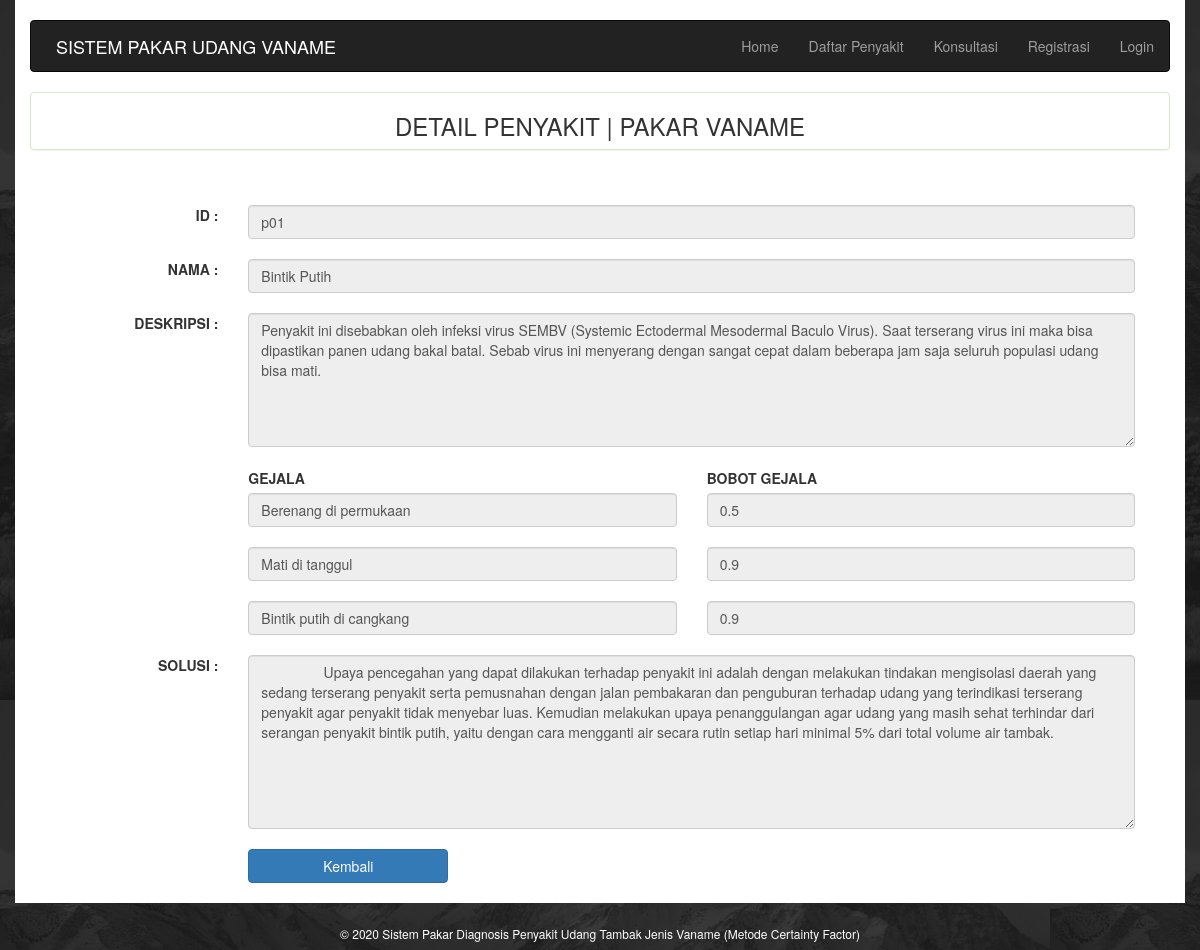
/m_detailpenyakit.php?id=p01, run on the app's committed database.
### tables this page shows
CREATE TABLE `daftar_penyakit` (
  `kode_penyakit` varchar(10) NOT NULL,
  `nama_penyakit` varchar(30) NOT NULL,
  `deskripsi` varchar(400) NOT NULL,
  `solusi` text NOT NULL
);

CREATE TABLE `gejalapenyakit` (
  `id` int(11) NOT NULL,
  `kode_penyakit` varchar(10) NOT NULL,
  `kode_gejala` varchar(10) NOT NULL
);

CREATE TABLE `daftar_gejala` (
  `kode_gejala` varchar(10) NOT NULL,
  `nama_gejala` varchar(50) NOT NULL,
  `mb` float NOT NULL,
  `md` float NOT NULL
);

### m_detailpenyakit.php (the view, shortened to what this page needs)
<?php
include "function.php";
?>
<!DOCTYPE html>
<html lang="en">
<head>
  <link rel="stylesheet" href="css.css">
  <link rel="stylesheet" href="https://maxcdn.bootstrapcdn.com/bootstrap/3.3.7/css/bootstrap.min.css">
</head>
<body background="assets/bg.png">
  <div class="container"><br>
      <div class="navbar navbar-inverse">
       <?php  include 'menu.php'; ?>
      </div>
      <div class="panel panel-success text-center">
       <h3>DETAIL PENYAKIT | PAKAR VANAME </h3>
      </div>
      <div class="badan">
        <form method="post">
          <div class="form-group">
            <label class="control-label col-sm-2"style="text-align: right">
              ID :
            </label>
            <div class="col-sm-10">
              <?php
              $tampil = "SELECT * FROM daftar_penyakit where kode_penyakit = '".$_GET['id']."'  ";
              $sql = mysqli_query($conn, $tampil);
              while ($data = mysqli_fetch_array($sql)) {
                echo"<input type='text' class='form-control' id='kode_penyakit' name='kode_penyakit' readonly value='".$data['kode_penyakit']."'> <br>";
              }
              ?>
            </div>
          </div>
          <div class="form-group">
            <label class="control-label col-sm-2"style="text-align: right">
              NAMA :
            </label>
            <div class="col-sm-10">
              <?php
              $tampil = "SELECT * FROM daftar_penyakit where kode_penyakit = '".$_GET['id']."'  ";
              $sql = mysqli_query($conn, $tampil);
              while ($data = mysqli_fetch_array($sql)) {
                echo"<input type='text' class='form-control' id='nama_penyakit' name='nama_penyakit' readonly value='".$data['nama_penyakit']."'> <br>";
              }
              ?>
            </div>
          </div>
          <div class="form-group" method="POST">
            <label class="control-label col-sm-2"style="text-align: right">
              DESKRIPSI :
            </label>
            <div class="col-sm-10">
              <?php
              $tampil="SELECT * FROM daftar_penyakit where kode_penyakit='".$_GET['id']."'";
              $sql=mysqli_query($conn, $tampil);
              while ($data=mysqli_fetch_array($sql)) {
                echo "<textarea rows='6' class='form-control' readonly id='deskripsi'>".$data['deskripsi']."
                  </textarea><br>";
              }
              ?>
            </div>
          </div>
          <div class="col-sm-2"></div>
          <div class="col-sm-5"></div>
          <div class="col-sm-5">
          </div>
          <div class="form-group">
            <label class="control-label col-sm-2" style="text-align: right">
            </label>
                <div>
                  <div class="col-sm-5">
                    <label for="">GEJALA</label>
                    <?php
                    $tampil = "SELECT * from gejalapenyakit join daftar_gejala on gejalapenyakit.kode_gejala = daftar_gejala.kode_gejala WHERE kode_penyakit = '".$_GET['id']."' ";
                    $sql = mysqli_query($conn, $tampil);
                    while ($data=mysqli_fetch_array($sql)) {
                      echo "<input type='text' class='form-control' readonly id='gejala' value='".$data['nama_gejala']."'> <br>";
                    }
                    ?>
                  </div>
                  <div class="col-sm-5">
                    <label for="">BOBOT GEJALA</label>
                    <?php
                    $tampil = "SELECT * from gejalapenyakit join daftar_gejala on gejalapenyakit.kode_gejala = daftar_gejala.kode_gejala WHERE kode_penyakit = '".$_GET['id']."' ";
                    $sql = mysqli_query($conn, $tampil);
                    while ($data=mysqli_fetch_array($sql)) {
                      echo "<input type='text' class='form-control' id='bobot_gejala' readonly value='".$data['mb']."'> <br>";
                    }
                    ?>
                  </div>
                </div>
          </div>
          <div class="form-group">
            <label class="control-label col-sm-2" style="text-align: right">
              SOLUSI :
            </label>
            <div class="col-sm-10">
              <?php
              $tampil="SELECT * FROM daftar_penyakit where kode_penyakit='".$_GET['id']."'";
              $sql=mysqli_query($conn, $tampil);
              while ($data=mysqli_fetch_array($sql)) {
                echo "<textarea rows='8' class='form-control' readonly id='solusi'>
                ".$data['solusi']."
                  </textarea><br>";
              }
              ?>
            </div>
          </div>
          <div class="form-group">
            <div class="col-sm-2"></div>
            <div class="col-sm-10">
              <a href="m_daftarpenyakit.php">
                <button class="btn button btn-primary" type="button"style="width: 200px">
                Kembali
                </button>
               </a>
               <br><br>
            </div>
          </div>
        </form>
      </div>
 <br>
 </div>
    <?php  include 'footer.php'; ?>
</body>
</html>

### css.css (style rules this page uses)
.badan { min-height: 450px; border-width: 0px; border-style: solid; border-color: #d6e9c6; padding: 20px; padding-bottom: 20px; }
.container { background: white; background-color: white; }
.navbar-inverse { background-color: #2243; border-color: #080808; }
button, html input[type="button"], input[type="reset"], input[type="submit"] { -webkit-appearance: button; cursor: pointer; }

### data on the page
daftar_penyakit: kode_penyakit "p01", nama_penyakit "Bintik Putih", deskripsi "Penyakit ini disebabkan oleh infeksi virus SEMBV (Systemic Ectodermal Mesodermal Baculo Virus). Saat terserang virus ini maka bisa dipastikan panen udang bakal batal. Sebab virus ini menyerang dengan sangat cepat dalam beberapa jam saja seluruh populasi udang bisa mati.", solusi "Upaya pencegahan yang dapat dilakukan terhadap penyakit ini adalah dengan melakukan tindakan mengisolasi daerah yang sedang terserang penyakit serta pemusnahan dengan jalan pembakaran dan penguburan terhadap udang yang terindikasi terserang penyakit agar penyakit tidak menyebar luas. Kemudian melakukan upaya penanggulangan agar udang yang masih sehat terhindar dari serangan penyakit bintik putih, yaitu dengan cara mengganti air secara rutin setiap hari minimal 5% dari total volume air tambak."
gejalapenyakit: kode_gejala.nama_gejala "Berenang di permukaan", kode_gejala.mb "0.5"
gejalapenyakit: kode_gejala.nama_gejala "Mati di tanggul", kode_gejala.mb "0.9"
gejalapenyakit: kode_gejala.nama_gejala "Bintik putih di cangkang", kode_gejala.mb "0.9"
